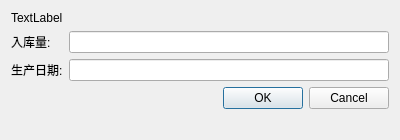
<?xml version="1.0" encoding="UTF-8"?>
<ui version="4.0">
 <class>in</class>
 <widget class="QDialog" name="in">
  <property name="geometry">
   <rect>
    <x>0</x>
    <y>0</y>
    <width>400</width>
    <height>140</height>
   </rect>
  </property>
  <property name="windowTitle">
   <string>Dialog</string>
  </property>
  <layout class="QGridLayout" name="gridLayout">
   <item row="0" column="0">
    <layout class="QFormLayout" name="formLayout">
     <item row="4" column="1">
      <widget class="QDialogButtonBox" name="buttonBox">
       <property name="orientation">
        <enum>Qt::Horizontal</enum>
       </property>
       <property name="standardButtons">
        <set>QDialogButtonBox::Cancel|QDialogButtonBox::Ok</set>
       </property>
      </widget>
     </item>
     <item row="3" column="1">
      <widget class="QLineEdit" name="birthdate"/>
     </item>
     <item row="3" column="0">
      <widget class="QLabel" name="Label_2">
       <property name="text">
        <string>生产日期:</string>
       </property>
      </widget>
     </item>
     <item row="2" column="1">
      <widget class="QLineEdit" name="amount"/>
     </item>
     <item row="2" column="0">
      <widget class="QLabel" name="Label">
       <property name="text">
        <string>入库量:</string>
       </property>
      </widget>
     </item>
     <item row="1" column="0" colspan="2">
      <widget class="QLabel" name="info">
       <property name="text">
        <string>TextLabel</string>
       </property>
      </widget>
     </item>
    </layout>
   </item>
  </layout>
 </widget>
 <resources/>
 <connections>
  <connection>
   <sender>buttonBox</sender>
   <signal>accepted()</signal>
   <receiver>in</receiver>
   <slot>accept()</slot>
   <hints>
    <hint type="sourcelabel">
     <x>248</x>
     <y>254</y>
    </hint>
    <hint type="destinationlabel">
     <x>157</x>
     <y>274</y>
    </hint>
   </hints>
  </connection>
  <connection>
   <sender>buttonBox</sender>
   <signal>rejected()</signal>
   <receiver>in</receiver>
   <slot>reject()</slot>
   <hints>
    <hint type="sourcelabel">
     <x>316</x>
     <y>260</y>
    </hint>
    <hint type="destinationlabel">
     <x>286</x>
     <y>274</y>
    </hint>
   </hints>
  </connection>
 </connections>
</ui>
